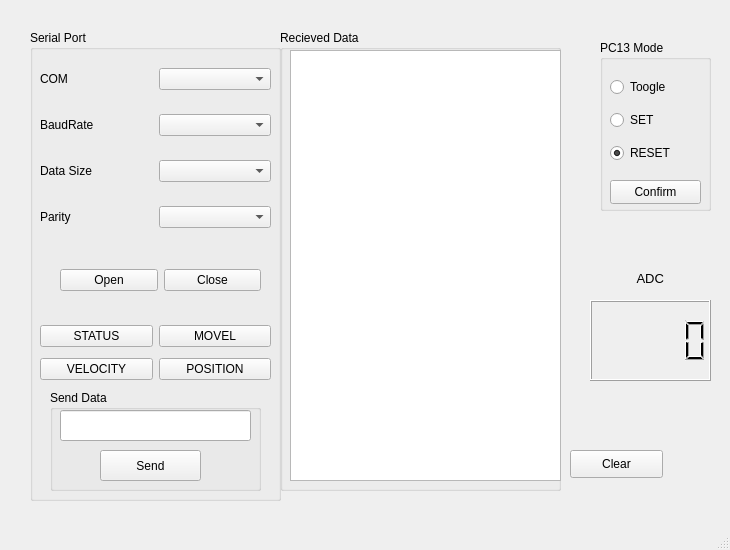
<?xml version="1.0" encoding="UTF-8"?>
<ui version="4.0">
 <class>MainWindow</class>
 <widget class="QMainWindow" name="MainWindow">
  <property name="geometry">
   <rect>
    <x>0</x>
    <y>0</y>
    <width>730</width>
    <height>550</height>
   </rect>
  </property>
  <property name="sizePolicy">
   <sizepolicy hsizetype="Fixed" vsizetype="Fixed">
    <horstretch>0</horstretch>
    <verstretch>0</verstretch>
   </sizepolicy>
  </property>
  <property name="maximumSize">
   <size>
    <width>730</width>
    <height>550</height>
   </size>
  </property>
  <property name="windowTitle">
   <string>MainWindow</string>
  </property>
  <widget class="QWidget" name="centralwidget">
   <widget class="QTextBrowser" name="textBrowser">
    <property name="geometry">
     <rect>
      <x>290</x>
      <y>50</y>
      <width>271</width>
      <height>431</height>
     </rect>
    </property>
   </widget>
   <widget class="QGroupBox" name="groupBox">
    <property name="geometry">
     <rect>
      <x>280</x>
      <y>30</y>
      <width>281</width>
      <height>461</height>
     </rect>
    </property>
    <property name="title">
     <string>Recieved Data</string>
    </property>
   </widget>
   <widget class="QLabel" name="label_2">
    <property name="geometry">
     <rect>
      <x>600</x>
      <y>370</y>
      <width>131</width>
      <height>111</height>
     </rect>
    </property>
    <property name="text">
     <string/>
    </property>
    <property name="pixmap">
     <pixmap>../../../../tai_lieu/logo/Logo BK.png</pixmap>
    </property>
    <property name="scaledContents">
     <bool>true</bool>
    </property>
   </widget>
   <widget class="QGroupBox" name="groupBox_3">
    <property name="geometry">
     <rect>
      <x>600</x>
      <y>40</y>
      <width>111</width>
      <height>171</height>
     </rect>
    </property>
    <property name="title">
     <string>PC13 Mode</string>
    </property>
    <widget class="QWidget" name="layoutWidget">
     <property name="geometry">
      <rect>
       <x>10</x>
       <y>30</y>
       <width>91</width>
       <height>101</height>
      </rect>
     </property>
     <layout class="QVBoxLayout" name="verticalLayout_4">
      <item>
       <widget class="QRadioButton" name="toogleRadio">
        <property name="text">
         <string>Toogle</string>
        </property>
       </widget>
      </item>
      <item>
       <widget class="QRadioButton" name="setRadio">
        <property name="text">
         <string>SET</string>
        </property>
       </widget>
      </item>
      <item>
       <widget class="QRadioButton" name="resetRadio">
        <property name="text">
         <string>RESET</string>
        </property>
        <property name="checked">
         <bool>true</bool>
        </property>
       </widget>
      </item>
     </layout>
    </widget>
    <widget class="QPushButton" name="confirmButton">
     <property name="geometry">
      <rect>
       <x>10</x>
       <y>140</y>
       <width>91</width>
       <height>24</height>
      </rect>
     </property>
     <property name="text">
      <string>Confirm</string>
     </property>
    </widget>
   </widget>
   <widget class="QWidget" name="verticalLayoutWidget">
    <property name="geometry">
     <rect>
      <x>30</x>
      <y>30</y>
      <width>251</width>
      <height>471</height>
     </rect>
    </property>
    <layout class="QVBoxLayout" name="verticalLayout_5">
     <item>
      <widget class="QGroupBox" name="groupBox_4">
       <property name="title">
        <string>Serial Port</string>
       </property>
       <widget class="QWidget" name="layoutWidget">
        <property name="geometry">
         <rect>
          <x>10</x>
          <y>20</y>
          <width>231</width>
          <height>200</height>
         </rect>
        </property>
        <layout class="QVBoxLayout" name="verticalLayout">
         <item>
          <layout class="QHBoxLayout" name="horizontalLayout_2">
           <item>
            <widget class="QLabel" name="label">
             <property name="text">
              <string>COM</string>
             </property>
            </widget>
           </item>
           <item>
            <widget class="QComboBox" name="serialComboBox"/>
           </item>
          </layout>
         </item>
         <item>
          <layout class="QHBoxLayout" name="horizontalLayout_3">
           <item>
            <widget class="QLabel" name="label_5">
             <property name="text">
              <string>BaudRate</string>
             </property>
            </widget>
           </item>
           <item>
            <widget class="QComboBox" name="baudComboBox"/>
           </item>
          </layout>
         </item>
         <item>
          <layout class="QHBoxLayout" name="horizontalLayout_4">
           <item>
            <widget class="QLabel" name="label_3">
             <property name="text">
              <string>Data Size</string>
             </property>
            </widget>
           </item>
           <item>
            <widget class="QComboBox" name="sizeComboBox"/>
           </item>
          </layout>
         </item>
         <item>
          <layout class="QHBoxLayout" name="horizontalLayout_5">
           <item>
            <widget class="QLabel" name="label_4">
             <property name="text">
              <string>Parity</string>
             </property>
            </widget>
           </item>
           <item>
            <widget class="QComboBox" name="parityComboBox"/>
           </item>
          </layout>
         </item>
        </layout>
       </widget>
       <widget class="QWidget" name="layoutWidget">
        <property name="geometry">
         <rect>
          <x>30</x>
          <y>220</y>
          <width>201</width>
          <height>61</height>
         </rect>
        </property>
        <layout class="QHBoxLayout" name="horizontalLayout_6">
         <item>
          <widget class="QPushButton" name="openButton">
           <property name="text">
            <string>Open</string>
           </property>
          </widget>
         </item>
         <item>
          <widget class="QPushButton" name="closeButton">
           <property name="text">
            <string>Close</string>
           </property>
          </widget>
         </item>
        </layout>
       </widget>
       <widget class="QWidget" name="layoutWidget">
        <property name="geometry">
         <rect>
          <x>10</x>
          <y>290</y>
          <width>231</width>
          <height>67</height>
         </rect>
        </property>
        <layout class="QHBoxLayout" name="horizontalLayout">
         <item>
          <layout class="QVBoxLayout" name="verticalLayout_2">
           <item>
            <widget class="QPushButton" name="sttButton">
             <property name="text">
              <string>STATUS</string>
             </property>
            </widget>
           </item>
           <item>
            <widget class="QPushButton" name="velButton">
             <property name="text">
              <string>VELOCITY</string>
             </property>
            </widget>
           </item>
          </layout>
         </item>
         <item>
          <layout class="QVBoxLayout" name="verticalLayout_3">
           <item>
            <widget class="QPushButton" name="movButton">
             <property name="text">
              <string>MOVEL</string>
             </property>
            </widget>
           </item>
           <item>
            <widget class="QPushButton" name="posButton">
             <property name="text">
              <string>POSITION</string>
             </property>
            </widget>
           </item>
          </layout>
         </item>
        </layout>
       </widget>
       <widget class="QGroupBox" name="groupBox_2">
        <property name="geometry">
         <rect>
          <x>20</x>
          <y>360</y>
          <width>211</width>
          <height>101</height>
         </rect>
        </property>
        <property name="title">
         <string>Send Data</string>
        </property>
        <widget class="QLineEdit" name="lineEdit">
         <property name="geometry">
          <rect>
           <x>10</x>
           <y>20</y>
           <width>191</width>
           <height>31</height>
          </rect>
         </property>
        </widget>
        <widget class="QPushButton" name="sendButton">
         <property name="geometry">
          <rect>
           <x>50</x>
           <y>60</y>
           <width>101</width>
           <height>31</height>
          </rect>
         </property>
         <property name="text">
          <string>Send</string>
         </property>
        </widget>
       </widget>
      </widget>
     </item>
    </layout>
   </widget>
   <widget class="QLCDNumber" name="lcdNumber">
    <property name="geometry">
     <rect>
      <x>590</x>
      <y>300</y>
      <width>121</width>
      <height>81</height>
     </rect>
    </property>
    <property name="font">
     <font>
      <weight>75</weight>
      <bold>true</bold>
     </font>
    </property>
    <property name="autoFillBackground">
     <bool>true</bool>
    </property>
   </widget>
   <widget class="QLabel" name="label_6">
    <property name="geometry">
     <rect>
      <x>630</x>
      <y>270</y>
      <width>55</width>
      <height>16</height>
     </rect>
    </property>
    <property name="font">
     <font>
      <pointsize>10</pointsize>
     </font>
    </property>
    <property name="autoFillBackground">
     <bool>true</bool>
    </property>
    <property name="text">
     <string>  ADC</string>
    </property>
   </widget>
   <widget class="QPushButton" name="btn_clear">
    <property name="geometry">
     <rect>
      <x>570</x>
      <y>450</y>
      <width>93</width>
      <height>28</height>
     </rect>
    </property>
    <property name="text">
     <string>Clear</string>
    </property>
   </widget>
   <zorder>groupBox</zorder>
   <zorder>textBrowser</zorder>
   <zorder>label_2</zorder>
   <zorder>groupBox_3</zorder>
   <zorder>verticalLayoutWidget</zorder>
   <zorder>lcdNumber</zorder>
   <zorder>label_6</zorder>
   <zorder>btn_clear</zorder>
  </widget>
  <widget class="QMenuBar" name="menubar">
   <property name="geometry">
    <rect>
     <x>0</x>
     <y>0</y>
     <width>730</width>
     <height>26</height>
    </rect>
   </property>
  </widget>
  <widget class="QStatusBar" name="statusbar"/>
 </widget>
 <resources/>
 <connections/>
</ui>
